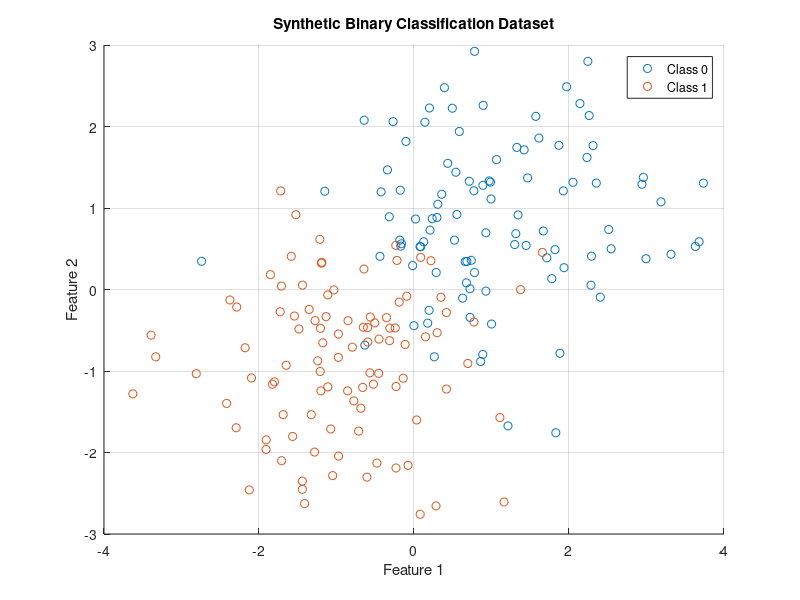

This chart was generated by the following MATLAB code: (Note: this script raises an error after producing the figure.)
close all; clear all; clc;

% Generate synthetic dataset (2 classes)
rng(42); % For reproducibility
num_samples = 200;

% Class 1 (Blue)
X1 = randn(num_samples/2, 2) + 1;
Y1 = zeros(num_samples/2, 1);

% Class 2 (Red)
X2 = randn(num_samples/2, 2) - 1;
Y2 = ones(num_samples/2, 1);

% Combine the dataset
X = [X1; X2];  % Features (Nx2)
Y = [Y1; Y2];  % Labels (Nx1)

% Shuffle data
idx = randperm(num_samples);
X = X(idx, :);
Y = Y(idx, :);

% Plot the dataset
figure; hold on;
scatter(X(Y == 0, 1), X(Y == 0, 2), 'bo'); % Class 0
scatter(X(Y == 1, 1), X(Y == 1, 2), 'ro'); % Class 1
xlabel('Feature 1'); ylabel('Feature 2');
title('Synthetic Binary Classification Dataset');
legend('Class 0', 'Class 1');
grid on;
hold off;

% Normalize input features
X = (X - mean(X)) ./ std(X); 

% Define MLP parameters
num_hidden = 5;  % Number of hidden neurons
alpha = 0.1;     % Learning rate
epochs = 1000;   % Number of training iterations

% Train MLP
model = mlp_train(X, Y, num_hidden, alpha, epochs);
disp('Training complete!');

% Predict on training data
Y_pred = mlp_predict(model, X);

% Compute accuracy
accuracy = mean(Y_pred == Y) * 100;
fprintf('Model Accuracy: %.2f%%\n', accuracy);

% Create a mesh grid for visualization
[x1_grid, x2_grid] = meshgrid(linspace(min(X(:,1)), max(X(:,1)), 100), ...
                              linspace(min(X(:,2)), max(X(:,2)), 100));
X_grid = [x1_grid(:), x2_grid(:)];

% Predict labels for the grid
Y_grid = mlp_predict(model, X_grid);
Y_grid = reshape(Y_grid, size(x1_grid));

% Plot decision boundary
figure; hold on;
scatter(X(Y == 0, 1), X(Y == 0, 2), 'ro'); % Class 0
scatter(X(Y == 1, 1), X(Y == 1, 2), 'bo'); % Class 1
% contourf(x1_grid, x2_grid, Y_grid, 'LineColor', 'none', 'FaceAlpha', 0.1);
contourf(x1_grid, x2_grid, Y_grid, 'LineWidth', 0.8, 'FaceAlpha', 0.1); % Decision boundary
colormap([1 0.8 0.8; 0.8 0.8 1]);
xlabel('Feature 1'); ylabel('Feature 2');
title('MLP Decision Boundary');
legend('Class 0', 'Class 1', 'Location','SE');
grid on;
hold off;

% save_all_figs_OPTION('results/mlp','png',1)



function model = mlp_train(X, Y, num_hidden, alpha, epochs)
    % Optimized MLP training using vectorized operations
    [N, M] = size(X);
    
    W1 = randn(M, num_hidden) * sqrt(2/M);
    b1 = zeros(1, num_hidden);
    W2 = randn(num_hidden, 1) * sqrt(2/num_hidden);
    b2 = 0;
    
    for epoch = 1:epochs
        % Forward propagation
        A1 = max(0, X * W1 + b1);
        A2 = 1 ./ (1 + exp(-A1 * W2 - b2));
        
        % Backpropagation
        dZ2 = A2 - Y;
        dW2 = (A1' * dZ2) / N;
        db2 = mean(dZ2);
        dA1 = dZ2 * W2';
        dZ1 = dA1 .* (A1 > 0);
        dW1 = (X' * dZ1) / N;
        db1 = mean(dZ1);
        
        % Weight updates
        W1 = W1 - alpha * dW1;
        b1 = b1 - alpha * db1;
        W2 = W2 - alpha * dW2;
        b2 = b2 - alpha * db2;
    end
    
    model.W1 = W1;
    model.W2 = W2;
end

function Y_pred = mlp_predict(model, X)
    % Forward pass
    A1 = max(0, X * model.W1); % ReLU activation
    A2 = 1 ./ (1 + exp(-A1 * model.W2)); % Sigmoid activation
    
    % Convert probabilities to binary labels (Threshold = 0.5)
    Y_pred = A2 >= 0.5;
end

